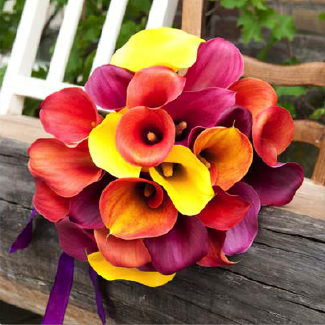
#> input picture img/07_flower.png, 325 x 325 px
$ python 08_filter_vignette_shifted_interactive.py
#> lines starting #> are read from the running program, lines starting #| are printed output that depends on the picture
import cv2
import numpy as np

# Load and resize the image
img = cv2.imread('img/07_flower.png')
#> img is the input picture: shape (325, 325, 3); mean B, G, R 75.1, 95.3, 152.4
img = cv2.resize(img, (600, 400))
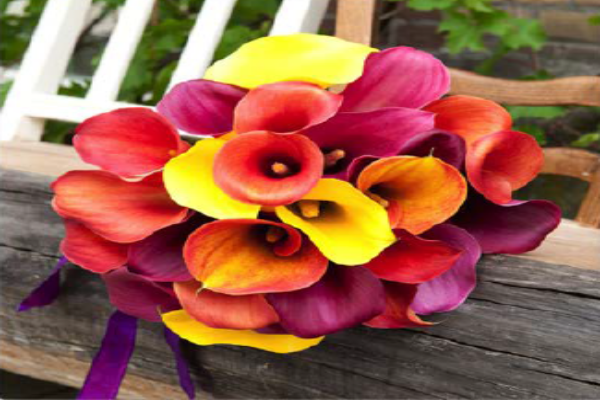
#> img: shape (400, 600, 3); mean B, G, R 75, 95.2, 152.3
rows, cols = img.shape[:2]
#> rows = 400; cols = 600

# Callback for trackbars
def nothing(x):
    pass

# Create window and trackbars
cv2.namedWindow('Vignette Shifted Interactive')
cv2.createTrackbar('Sigma', 'Vignette Shifted Interactive', 100, 300, nothing)
cv2.createTrackbar('Shift X (%)', 'Vignette Shifted Interactive', 50, 100, nothing)
cv2.createTrackbar('Shift Y (%)', 'Vignette Shifted Interactive', 50, 100, nothing)

while True:
    sigma = max(1, cv2.getTrackbarPos('Sigma', 'Vignette Shifted Interactive'))

    shift_x_pct = cv2.getTrackbarPos('Shift X (%)', 'Vignette Shifted Interactive') / 100
    shift_y_pct = cv2.getTrackbarPos('Shift Y (%)', 'Vignette Shifted Interactive') / 100

    # Create an oversized Gaussian kernel
    kernel_x = cv2.getGaussianKernel(int(1.5 * cols), sigma)
    kernel_y = cv2.getGaussianKernel(int(1.5 * rows), sigma)
    kernel = kernel_y * kernel_x.T
    mask = kernel / np.max(kernel)

    # Crop the mask to shift the center
    start_x = int(shift_x_pct * 0.5 * cols)
#> start_x = 150
    start_y = int(shift_y_pct * 0.5 * rows)
#> start_y = 100
    mask = mask[start_y:start_y + rows, start_x:start_x + cols]

    # Apply mask to all 3 channels
    output = np.copy(img)
    for i in range(3):
        output[:, :, i] = output[:, :, i] * mask
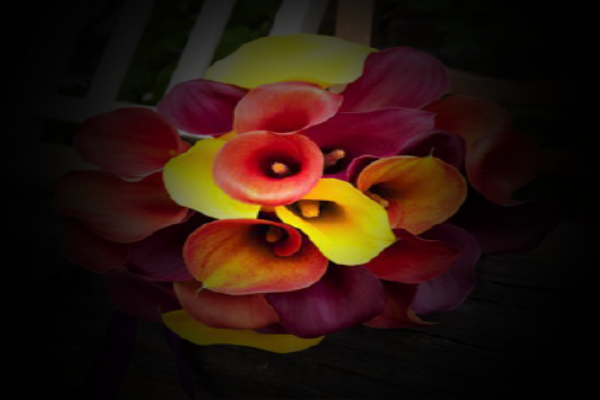
#> output: shape (400, 600, 3); mean B, G, R 13.1, 21.7, 44.2

    output = np.clip(output, 0, 255).astype(np.uint8)

    # Show result
    cv2.imshow('Vignette Shifted Interactive', output)

    key = cv2.waitKey(10) & 0xFF
#> (key Esc is pressed here)
    if key == 27:  # ESC
        break

cv2.destroyAllWindows()

$ run again, with img/03_train.png copied over img/07_flower.png
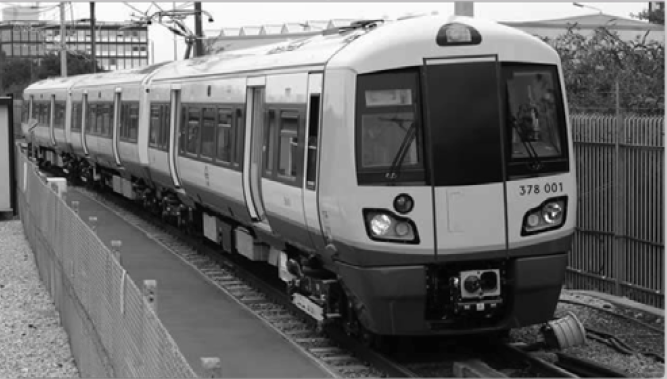
#> input picture img/03_train.png, 667 x 379 px
#> img is the input picture: shape (379, 667, 3); mean B, G, R 104.6, 104.6, 104.6
#> `img = cv2.resize(img, (600, 400))`:
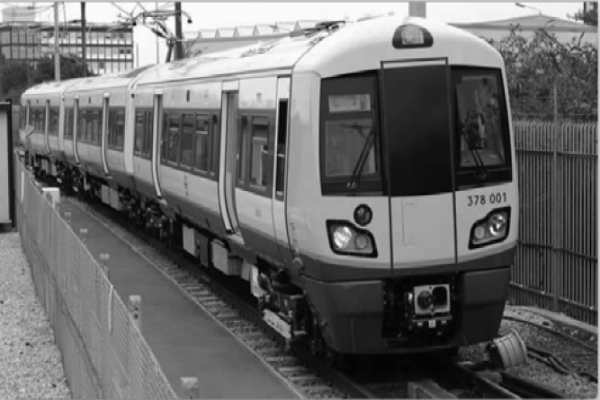
#> img: shape (400, 600, 3); mean B, G, R 104.5, 104.5, 104.5
#> after the loop `for i in range(3):`:
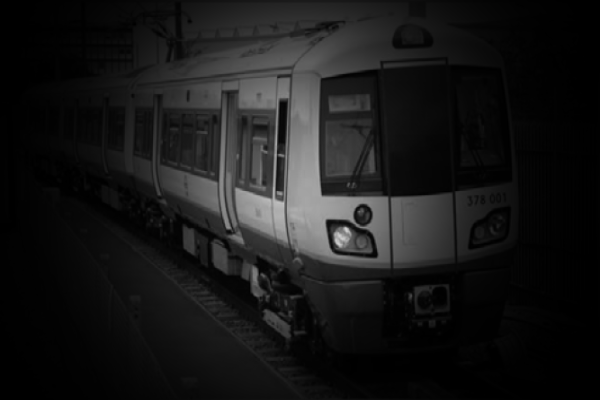
#> output: shape (400, 600, 3); mean B, G, R 23.9, 23.9, 23.9
